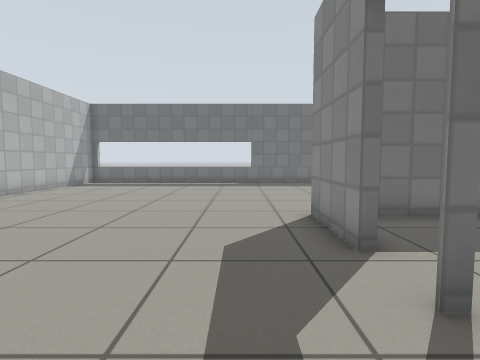
[1] (above)

19 first-person views from a walk through a robot-simulator world made for Gazebo. The camera is 0.72 m above the floor, tilts 4° down and sees 80° across. The floor is counted in squares, 0.5 m on a side. Each view is taken from the middle of a square. On the plan, view 1 faces up. The plan holds only what a view shows up to about 14 squares ahead; the rest is blank. Simple patterns stand in for the simulator's built-in surfaces.

[2]
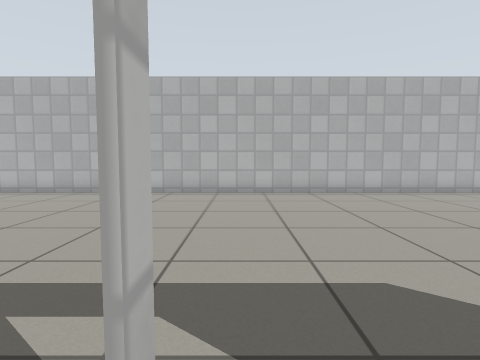

[3]
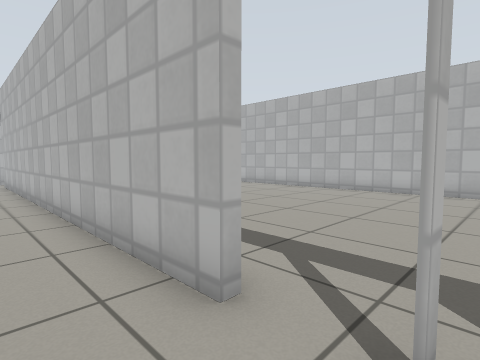

[4]
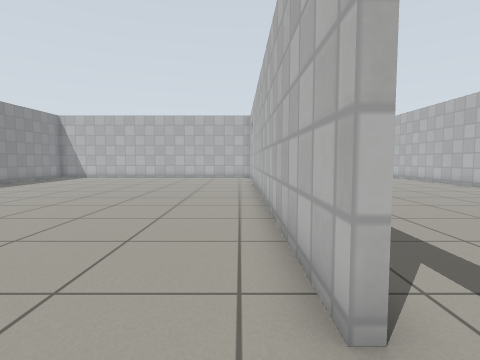

[5]
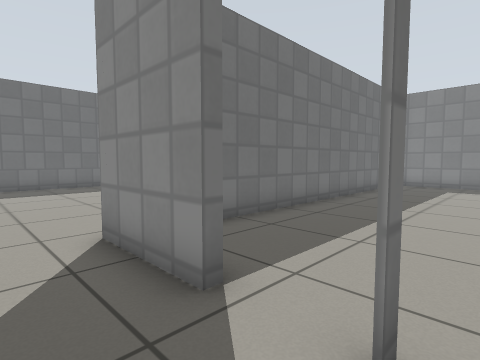

[6]
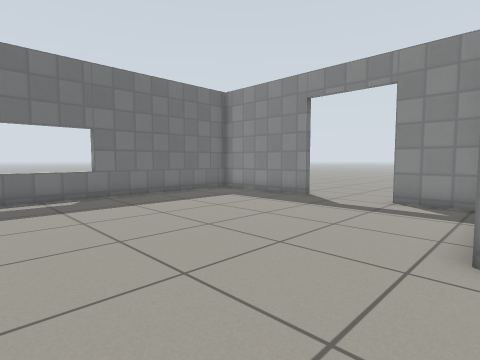

[7]
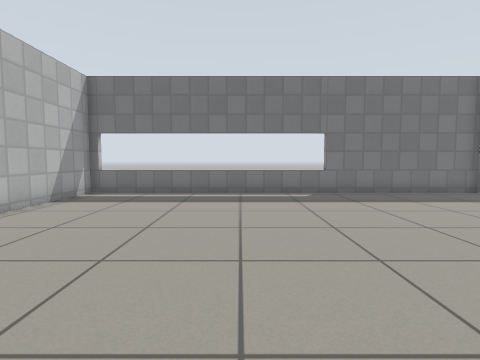

[8]
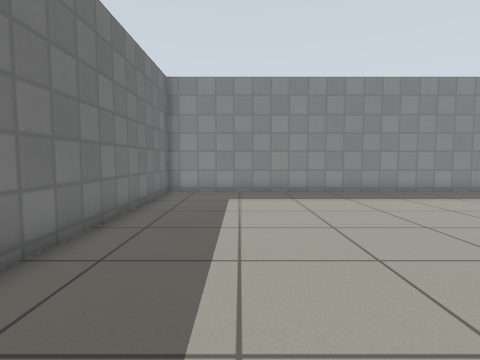

[9]
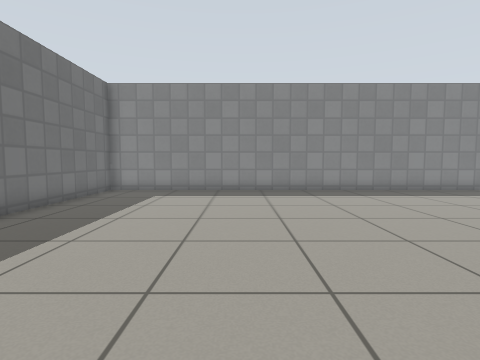

[10]
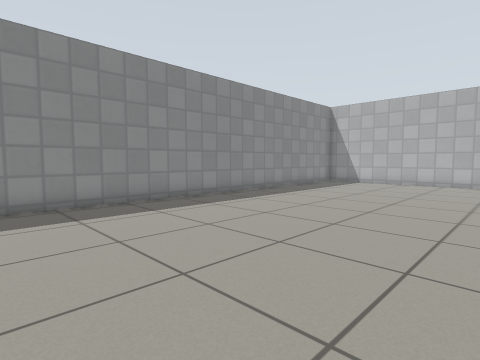

[11]
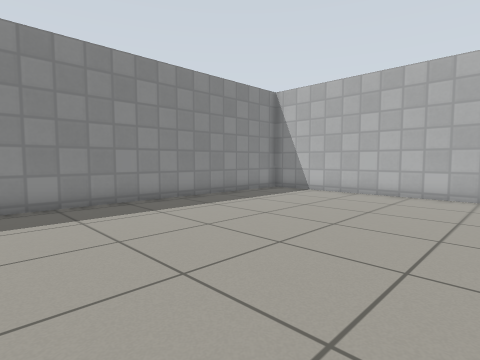

[12]
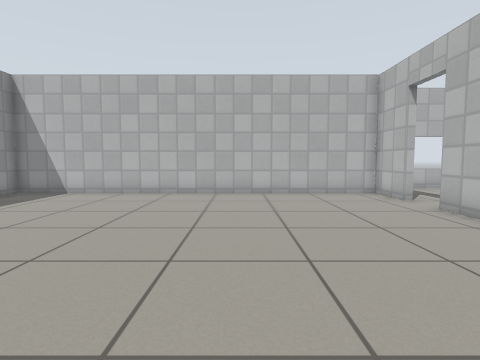

[13]
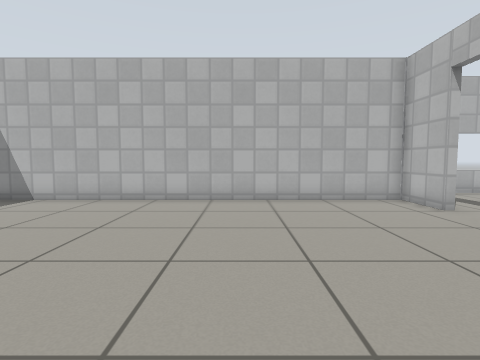

[14]
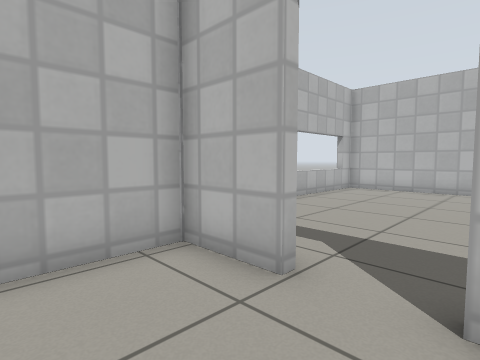

[15]
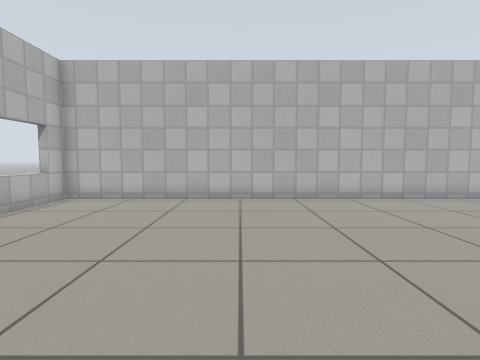

[16]
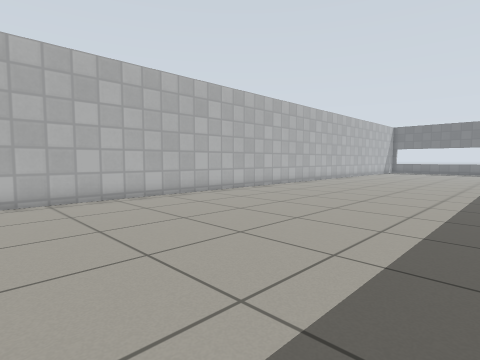

[17]
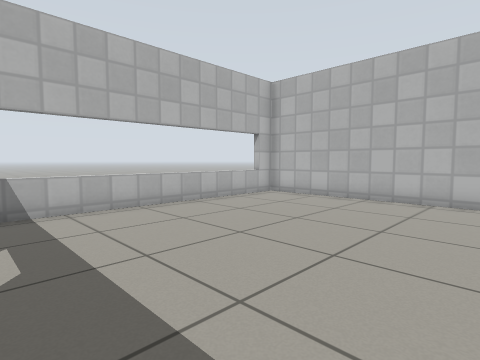

[18]
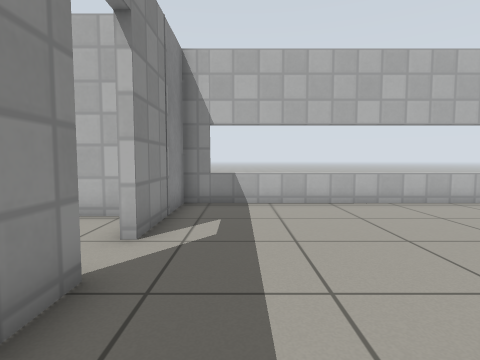

[19]
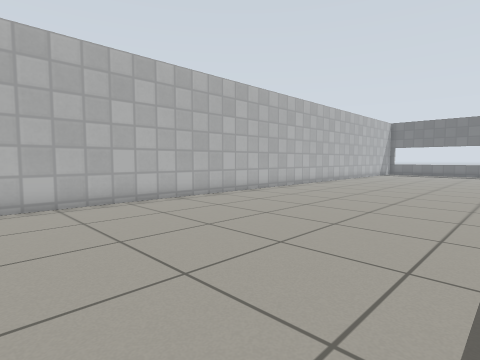

### Floor plan
Points are (right, up) in squares from view 1. A wall is a line through its corners. A room is listed if a view was taken in it or the views show most of it. See-through windows are left out.
Room 1 (views 1, 5, 6, 7, 15, 16, 17, 18, 19)
walls: (1.9, 4.4) (1.9, 7.5); (7.4, 7.9) (7.4, 10.1); (1.9, -16.4) (1.9, -15.1); (7.4, 13.4) (7.4, 16.7); (7.5, 18.4) (-9.5, 18.4) (-9.5, -22.4) (1.9, -22.4) (1.9, -18.1)
ways out: open door at (2, -17.5) to room 2; open door at (2, 2.5) to room 2; open door at (7.5, 11.5)
Room 2 (views 2, 3, 4, 8, 9, 10, 11, 12, 13, 14)
walls: (2.2, 0.9) (2.2, -16.4); (2.2, -18.1) (2.2, -20.2) (17.6, -20.2) (17.6, 7.1) (3.4, 7.1)
ways out: open door at (2, -17.5) to room 1; open door at (2, 2.5) to room 1

Where each view was taken, in squares from view 1:
view 1: 0 up, 0 right, facing up
view 2: 3 up, 3 right, facing left
view 3: 3 up, 4 right, facing down-left
view 4: 3 up, 3 right, facing down
view 5: 2 up, 0 right, facing up-right
view 6: 7 up, 3 left, facing up-right
view 7: 6 up, 3 left, facing up
view 8: 4 up, 5 right, facing right
view 9: 1 up, 4 right, facing right
view 10: 2 down, 8 right, facing down-right
view 11: 8 down, 8 right, facing down-right
view 12: 8 down, 8 right, facing down
view 13: 10 down, 8 right, facing down
view 14: 16 down, 5 right, facing down-left
view 15: 16 down, 1 right, facing left
view 16: 16 down, 1 right, facing up-left
view 17: 14 down, 1 right, facing down-left
view 18: 13 down, 0 right, facing down
view 19: 12 down, 0 right, facing up-left
